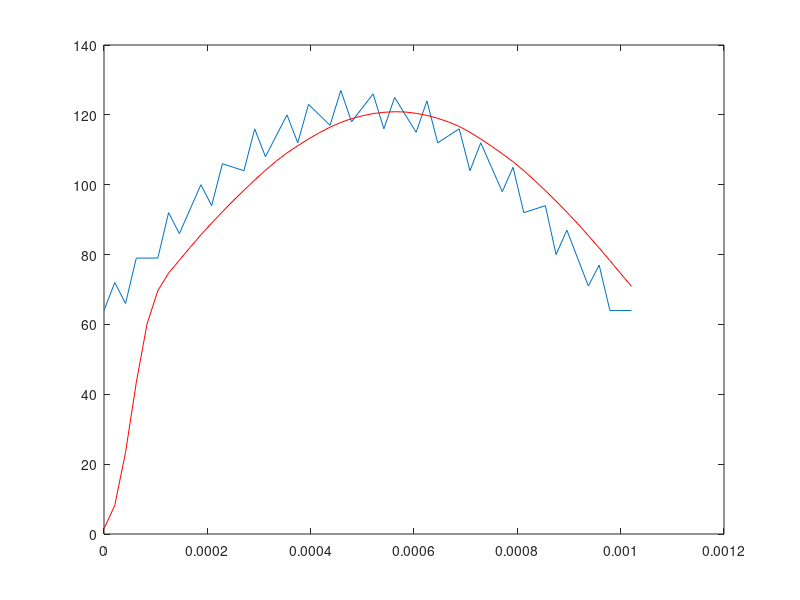

The MATLAB source for this figure:
clear;
fs = 48000;
T = 0.01;
ts = 1/fs;
t = 0:ts:T;
f1 = 500;
f2 = 18000;
% Input Signal
x = 1*sin(2*pi*f1*t)+0.1*sin(2*pi*f2*t);
newx=normalize(x,'range',[0,1]);
newx2 = ceil(127*newx);
figure(1);
plot(t(1:50),newx2(1:50));
hold
% Filter Output with fixed point filter arithmetic coefficients
quant_coeffs = [0.0234375000000000,0.101562500000000,0.226562500000000,0.289062500000000,0.226562500000000,0.101562500000000,0.0234375000000000];
y = filter(quant_coeffs,1,newx2);
plot(t(1:50),y(1:50),"r");
y1 = ["01", "08","17","2b","3c","45","4a","4e","52","55","59","5c","5f","62","65","68","6a","6d","6f","71","72","74","75","76","77","78","78","78","78","78","77","77","75","74","73","71","6f","6c","6a","68","65","62","5f","5c","58","55","51","4e","4a","46"];
output = hex2dec(y1);
figure(2);
plot(t(1:50),newx2(1:50));
hold
plot(t(1:50),output);